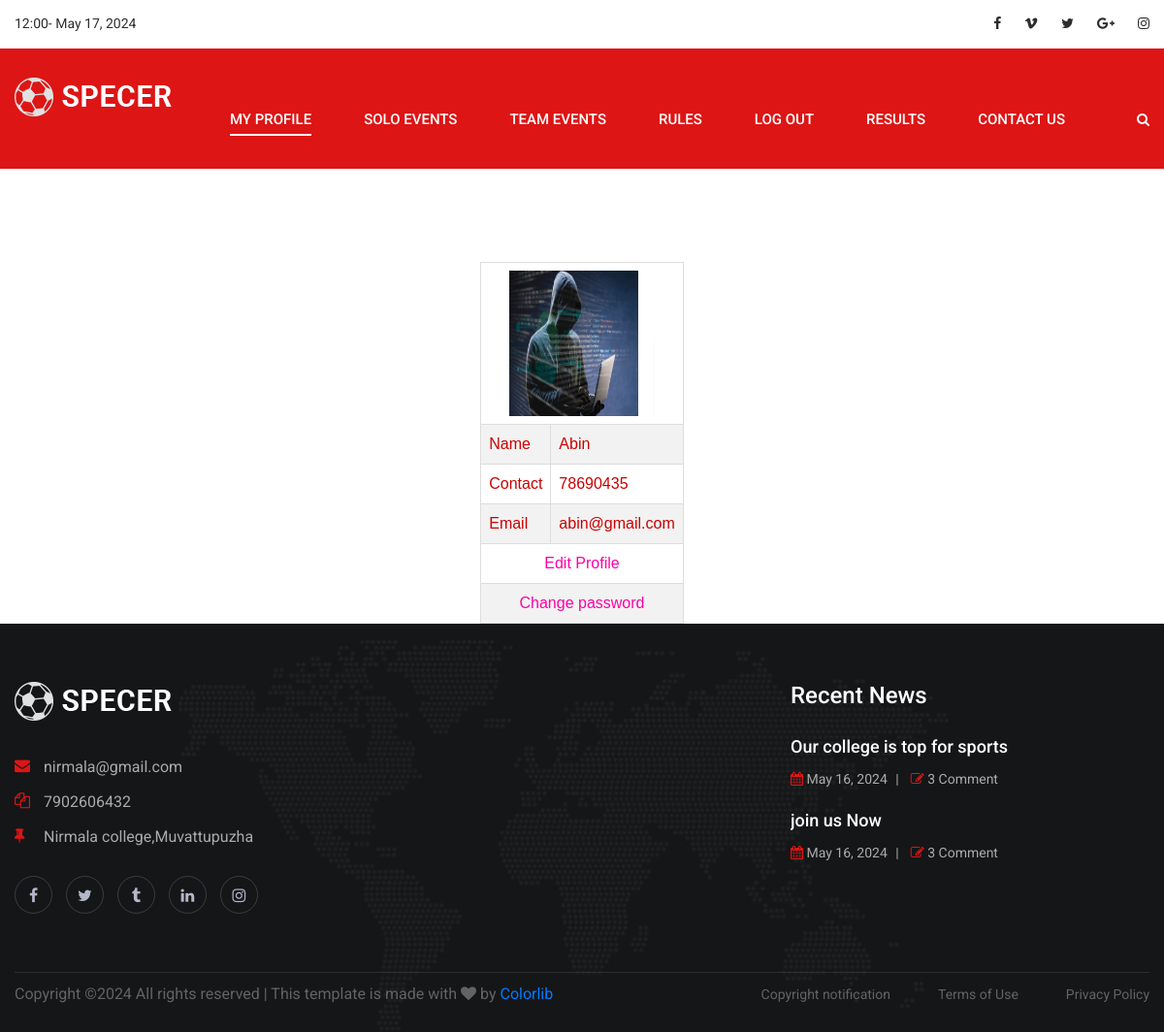
Page /Student/myprofile/ (signed in) on the committed database.
### WebGuest/models.py (models this page shows)
class tbl_student(models.Model):
    student_name=models.CharField(max_length=50)
    student_gender=models.CharField(max_length=50)
    student_contact=models.CharField(max_length=50)
    student_email=models.CharField(max_length=50)
    student_address=models.CharField(max_length=500)
    student_password=models.CharField(max_length=50)
    student_photo = models.FileField(upload_to='Assets/StudentDocs/')
    student_proof = models.FileField(upload_to='Assets/StudentDocs/')
    student_status = models.IntegerField(default="0")
    student_doj=models.DateField(auto_now_add=True)
    course = models.ForeignKey(tbl_course,on_delete=models.CASCADE)
    acdemic = models.ForeignKey(tbl_acdemicyear,on_delete=models.CASCADE)
    sem = models.ForeignKey(tbl_sem,on_delete=models.CASCADE)

### Student/views.py (the view)
# urls.py: path('myprofile/',views.my_pro,name="myprofile"),
def my_pro(request):
    print(request.session["uid"])
    data=tbl_student.objects.get(id=request.session["uid"])
    return render(request,"Student/myprofile.html",{'data':data})

### Student/Templates/Student/myprofile.html (shortened to what this page needs)
{% extends 'Student/head.html' %}
{% load static %}
{% block content %}
<!DOCTYPE html>
<html lang="en">
<head>
</head>
<body>
    <div class="container-fluid d-bg-image">
        <div class="d-profile">
            <table align="center" style="color: black;" cellpadding="10px" class="d-card">
                <tr>
                    <td colspan="2" align="center"><img src="{{data.student_photo.url}}" alt="" width="150" height="150"></td>
                </tr>
                <tr>
                    <td>Name</td>
                    <td>{{data.student_name}}</td>
                </tr>
                <tr>
                    <td>Contact</td>
                    <td>{{data.student_contact}}</td>
                </tr>
                <tr>
                    <td>Email</td>
                    <td>{{data.student_email}}</td>
                </tr>
                <tr>
                    <td colspan="2" align="center"><a class="d-card-button" href="{% url 'Student:Editprofile' %}">Edit Profile</a>
                    </td>
                </tr>
                <tr>
                    <td colspan="2" align="center">
                        <a class="d-card-button" href="{% url 'Student:changepassword' %}">Change password</a>
                    </td>
                </tr>
            </table>
        </div>
    </div>
</body>
</html>
{% endblock content %}

### WebGuest/static/main/css/style.css (style rules this page uses)
html, body { height: 100%; font-family: "Roboto", sans-serif; -webkit-font-smoothing: antialiased; font-smoothing: antialiased; }
img { max-width: 100%; }

### Student/static/form.css (style rules this page uses)
#tab td, #tab th { border: 1px solid #ddd; padding: 8px; color: #C00; }
#tab a { color:rgb(255, 0, 166); }
#tab tr:nth-child(even) { background-color: #f2f2f2; }

### rows in the picture
tbl_student: student_photo (picture), student_name "Abin", student_contact "78690435", student_email "abin@gmail.com"
